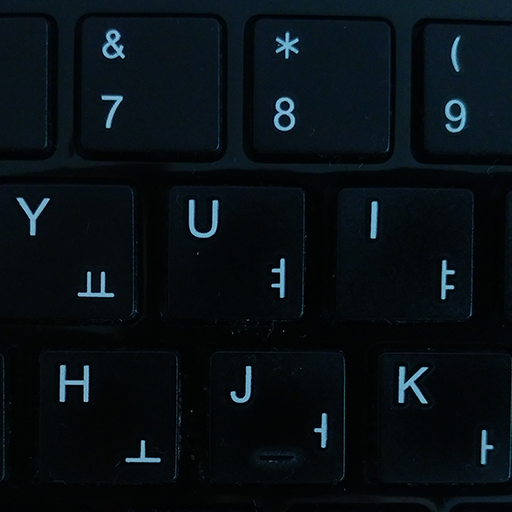
//> input picture openCV/openCV_study/data/keyboard.bmp, 512 x 512 px
$ ./labelingStats   (built with g++ and OpenCV 4)
//> lines starting //> are read from the running program, lines starting //| are printed output that depends on the picture; after the words box and inside, x2 and y2 are one past the last pixel; in counts of white or black regions, pixels touching at a corner belong together
#include "opencv2/opencv.hpp"
#include <iostream>

using namespace cv;
using namespace std;
std::string folder = "/home/matt/바탕화면/kuIotBigdataclass/openCV/openCV_study/data/";

int main() {
	Mat src = imread(folder + "keyboard.bmp", IMREAD_GRAYSCALE);
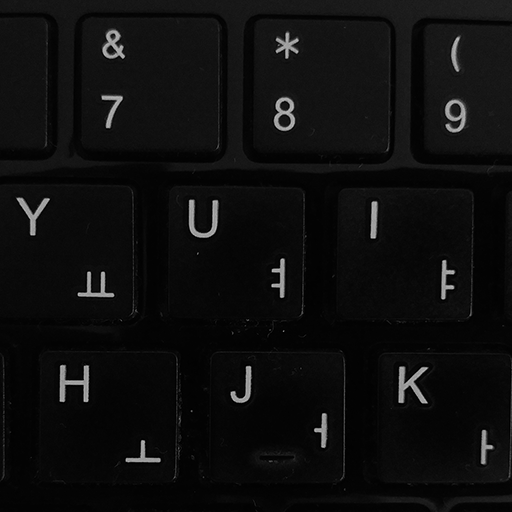
//> src: 512 rows x 512 cols, CV_8UC1; min 0, max 196, mean 13.8
	Mat bin;
	threshold(src, bin, 0, 255, THRESH_BINARY | THRESH_OTSU);
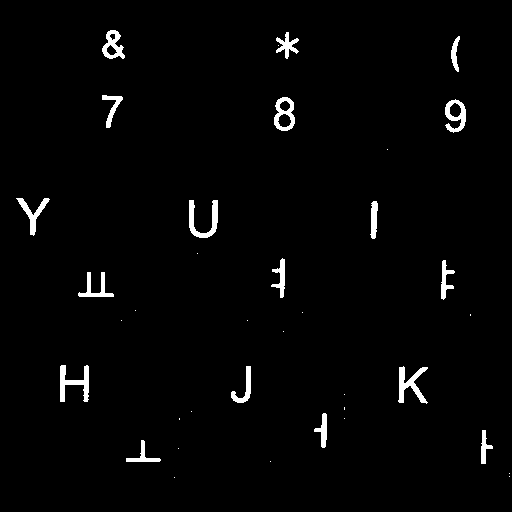
//> bin: 512 rows x 512 cols, CV_8UC1; 2.1% white; 37 white regions (19 under 20 px), largest, box (x1, y1, x2, y2) and area: (398, 366, 428, 404) 470, (60, 365, 89, 402) 469, (189, 200, 218, 238) 452

	morphologyEx(bin, bin, MORPH_CLOSE, Mat(), Point(-1, -1), 3);
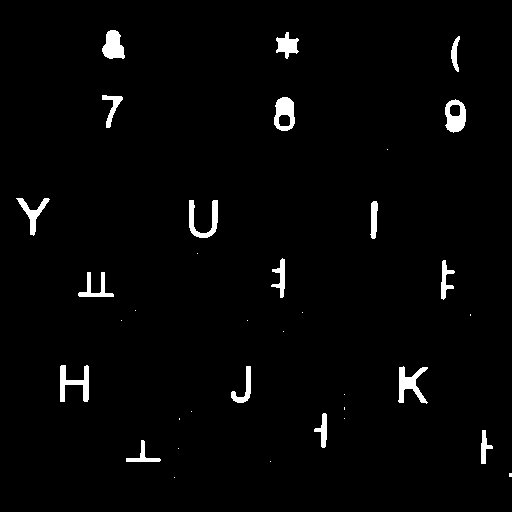
//> bin: 512 rows x 512 cols, CV_8UC1; 2.3% white; 35 white regions (17 under 20 px), largest, box (x1, y1, x2, y2) and area: (398, 366, 428, 404) 511, (60, 365, 89, 402) 490, (274, 97, 295, 131) 475

	Mat label2, stats, centroids;
	int cnt = connectedComponentsWithStats(bin, label2, stats, centroids, 8);
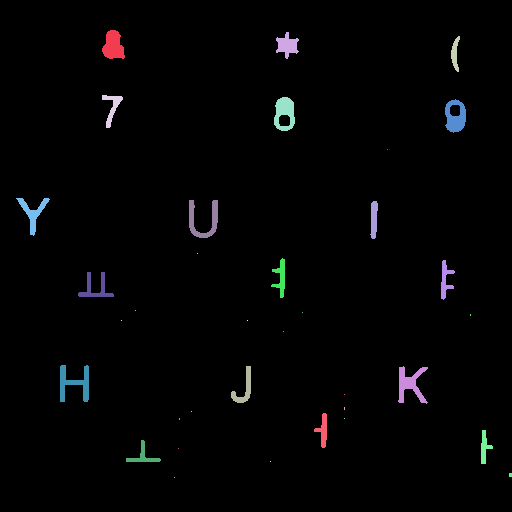
//> label2: 512 rows x 512 cols, CV_32SC1; 36 distinct labels, from 0 to 35; one colour per label, 0 black
//> stats = 36 rows, first 6: [0, 0, 512, 512, 256198], [102, 30, 23, 29, 471], [276, 32, 23, 27, 340], [451, 36, 9, 36, 172], [102, 95, 21, 33, 241], [274, 97, 21, 34, 475]; centroids = 36 pairs, first value 32.51 to 510, second value 44.94 to 477; cnt = 36

	Mat dst;
	cvtColor(bin, dst, COLOR_GRAY2BGR);
	cout << "number of labels: " << cnt << endl;
//| number of labels: 36
	for (int i = 1; i < cnt; i++) {
		int *p = stats.ptr<int>(i);
		if (p[4] < 20)
			continue;
		rectangle(dst, Rect(p[0], p[1], p[2], p[3]), Scalar(0, 0, 255));
		putText(dst, format("idx: %d centrois(%d, %d)", i, p[0], p[1]),
				Point(p[0], p[1]), FONT_HERSHEY_SIMPLEX, 0.4,
				Scalar(255, 0, 0));
	}
//> this loop made 35 passes
//> pass 1, `putText(dst, format("idx: %d centrois(%d, %d)", i, p[0], p[1]), Point(..`:
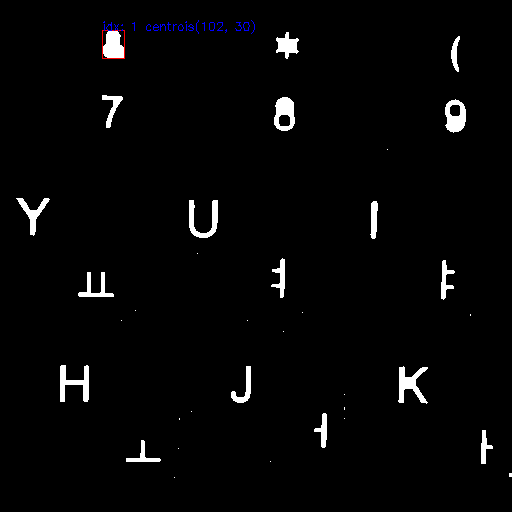
//> dst: 512 rows x 512 cols, CV_8UC3; mean B, G, R 6.1, 5.8, 5.9
//> pass 3, `putText(dst, format("idx: %d centrois(%d, %d)", i, p[0], p[1]), Point(..`:
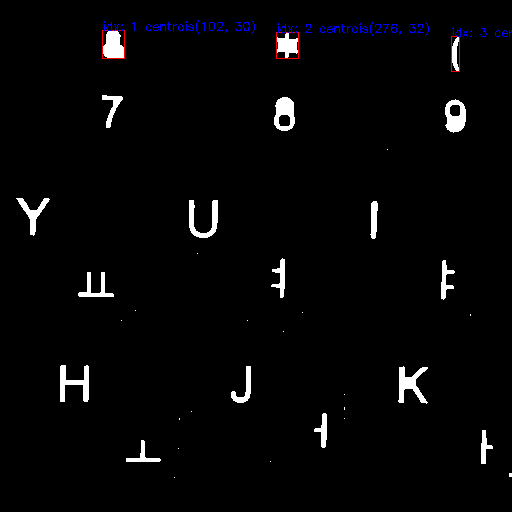
//> dst: 512 rows x 512 cols, CV_8UC3; mean B, G, R 6.5, 5.7, 6
//> after the loop:
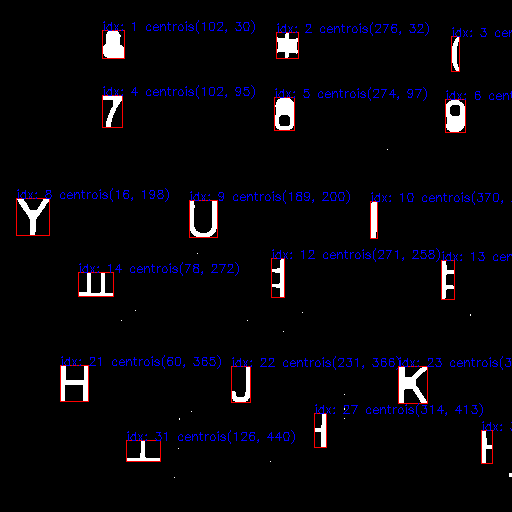
//> dst: 512 rows x 512 cols, CV_8UC3; 2.2% of pixels changed, all inside (x1, y1, x2, y2) = (16, 85, 512, 464)
	imshow("bin", bin);
	imshow("src", src);
	imshow("dst", dst);
	waitKey();
	destroyAllWindows();
	return 0;
}
